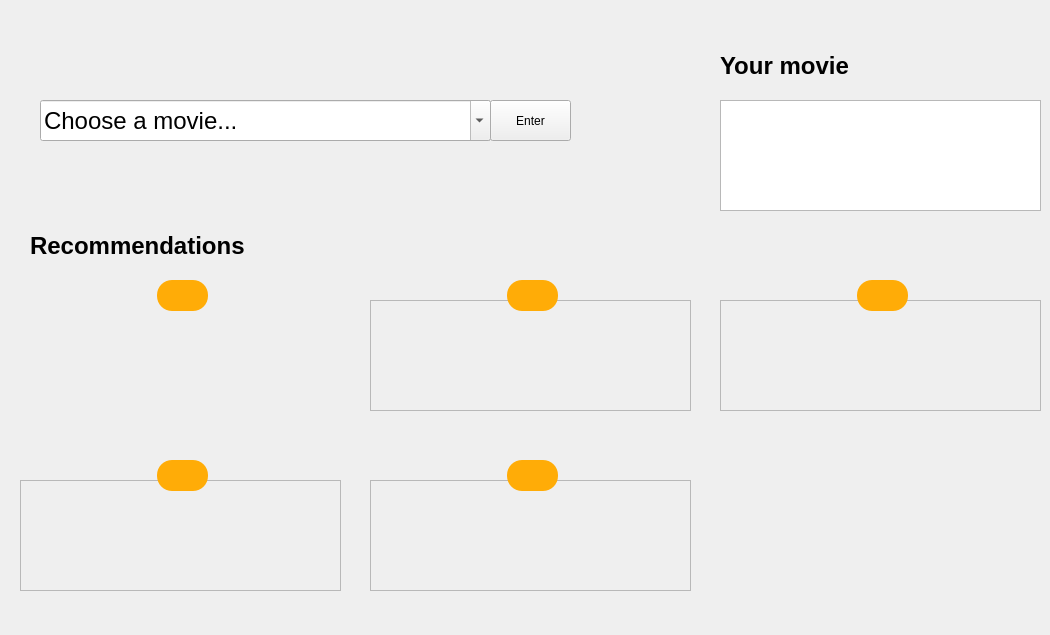
          <widget class="QWidget" name="Actiontab">
           <attribute name="title">
            <string>Tab 2</string>
           </attribute>
           <widget class="QComboBox" name="Movies">
            <property name="geometry">
             <rect>
              <x>40</x>
              <y>100</y>
              <width>451</width>
              <height>41</height>
             </rect>
            </property>
            <property name="font">
             <font>
              <pointsize>18</pointsize>
              <weight>50</weight>
              <bold>false</bold>
             </font>
            </property>
            <property name="editable">
             <bool>true</bool>
            </property>
            <property name="currentText">
             <string>Choose a movie...</string>
            </property>
           </widget>
           <widget class="QLabel" name="Recomendation">
            <property name="geometry">
             <rect>
              <x>720</x>
              <y>40</y>
              <width>191</width>
              <height>51</height>
             </rect>
            </property>
            <property name="font">
             <font>
              <pointsize>18</pointsize>
              <weight>75</weight>
              <bold>true</bold>
             </font>
            </property>
            <property name="text">
             <string>Your movie</string>
            </property>
           </widget>
           <widget class="QPushButton" name="pushButton_3">
            <property name="geometry">
             <rect>
              <x>490</x>
              <y>100</y>
              <width>81</width>
              <height>41</height>
             </rect>
            </property>
            <property name="text">
             <string>Enter</string>
            </property>
            <property name="default">
             <bool>false</bool>
            </property>
            <property name="flat">
             <bool>false</bool>
            </property>
           </widget>
           <widget class="QListWidget" name="listWidget">
            <property name="geometry">
             <rect>
              <x>720</x>
              <y>100</y>
              <width>321</width>
              <height>111</height>
             </rect>
            </property>
           </widget>
           <widget class="QFrame" name="frame_52">
            <property name="geometry">
             <rect>
              <x>157</x>
              <y>280</y>
              <width>51</width>
              <height>31</height>
             </rect>
            </property>
            <property name="styleSheet">
             <string notr="true">border-radius:15px;
background-color: rgb(255, 172, 7);
</string>
            </property>
            <property name="frameShape">
             <enum>QFrame::NoFrame</enum>
            </property>
            <property name="frameShadow">
             <enum>QFrame::Raised</enum>
            </property>
            <widget class="QLabel" name="rating">
             <property name="geometry">
              <rect>
               <x>5</x>
               <y>4</y>
               <width>41</width>
               <height>20</height>
              </rect>
             </property>
             <property name="font">
              <font>
               <pointsize>9</pointsize>
               <weight>75</weight>
               <bold>true</bold>
              </font>
             </property>
             <property name="text">
              <string/>
             </property>
             <property name="alignment">
              <set>Qt::AlignCenter</set>
             </property>
            </widget>
           </widget>
           <widget class="QLabel" name="label_6">
            <property name="geometry">
             <rect>
              <x>20</x>
              <y>300</y>
              <width>321</width>
              <height>111</height>
             </rect>
            </property>
            <property name="frameShape">
             <enum>QFrame::NoFrame</enum>
            </property>
            <property name="text">
             <string/>
            </property>
            <property name="pixmap">
             <pixmap>Captura de ecrã 2020-05-28, às 11.18.43.png</pixmap>
            </property>
            <property name="scaledContents">
             <bool>true</bool>
            </property>
           </widget>
           <widget class="QLabel" name="genrer">
            <property name="geometry">
             <rect>
              <x>20</x>
              <y>430</y>
              <width>321</width>
              <height>16</height>
             </rect>
            </property>
            <property name="font">
             <font>
              <weight>75</weight>
              <bold>true</bold>
             </font>
            </property>
            <property name="styleSheet">
             <string notr="true">color: rgb(107, 134, 153);</string>
            </property>
            <property name="frameShape">
             <enum>QFrame::NoFrame</enum>
            </property>
            <property name="text">
             <string/>
            </property>
           </widget>
           <widget class="QLabel" name="titler">
            <property name="geometry">
             <rect>
              <x>20</x>
              <y>410</y>
              <width>321</width>
              <height>21</height>
             </rect>
            </property>
            <property name="font">
             <font>
              <pointsize>11</pointsize>
              <weight>75</weight>
              <bold>true</bold>
             </font>
            </property>
            <property name="frameShape">
             <enum>QFrame::NoFrame</enum>
            </property>
            <property name="text">
             <string/>
            </property>
           </widget>
           <widget class="QLabel" name="Recomendation_2">
            <property name="geometry">
             <rect>
              <x>30</x>
              <y>220</y>
              <width>231</width>
              <height>51</height>
             </rect>
            </property>
            <property name="font">
             <font>
              <pointsize>18</pointsize>
              <weight>75</weight>
              <bold>true</bold>
             </font>
            </property>
            <property name="text">
             <string>Recommendations</string>
            </property>
           </widget>
           <widget class="QLabel" name="titler4">
            <property name="geometry">
             <rect>
              <x>20</x>
              <y>590</y>
              <width>321</width>
              <height>21</height>
             </rect>
            </property>
            <property name="font">
             <font>
              <pointsize>11</pointsize>
              <weight>75</weight>
              <bold>true</bold>
             </font>
            </property>
            <property name="frameShape">
             <enum>QFrame::NoFrame</enum>
            </property>
            <property name="text">
             <string/>
            </property>
           </widget>
           <widget class="QLabel" name="genrer4">
            <property name="geometry">
             <rect>
              <x>20</x>
              <y>610</y>
              <width>321</width>
              <height>16</height>
             </rect>
            </property>
            <property name="font">
             <font>
              <weight>75</weight>
              <bold>true</bold>
             </font>
            </property>
            <property name="styleSheet">
             <string notr="true">color: rgb(107, 134, 153);</string>
            </property>
            <property name="frameShape">
             <enum>QFrame::NoFrame</enum>
            </property>
            <property name="text">
             <string/>
            </property>
           </widget>
           <widget class="QLabel" name="label_14">
            <property name="geometry">
             <rect>
              <x>20</x>
              <y>480</y>
              <width>321</width>
              <height>111</height>
             </rect>
            </property>
            <property name="frameShape">
             <enum>QFrame::StyledPanel</enum>
            </property>
            <property name="text">
             <string/>
            </property>
            <property name="pixmap">
             <pixmap>Captura de ecrã 2020-05-28, às 11.18.43.png</pixmap>
            </property>
            <property name="scaledContents">
             <bool>true</bool>
            </property>
           </widget>
           <widget class="QFrame" name="frame_57">
            <property name="geometry">
             <rect>
              <x>157</x>
              <y>460</y>
              <width>51</width>
              <height>31</height>
             </rect>
            </property>
            <property name="styleSheet">
             <string notr="true">border-radius:15px;
background-color: rgb(255, 172, 7);
</string>
            </property>
            <property name="frameShape">
             <enum>QFrame::NoFrame</enum>
            </property>
            <property name="frameShadow">
             <enum>QFrame::Raised</enum>
            </property>
            <widget class="QLabel" name="rating4">
             <property name="geometry">
              <rect>
               <x>5</x>
               <y>4</y>
               <width>41</width>
               <height>20</height>
              </rect>
             </property>
             <property name="font">
              <font>
               <pointsize>9</pointsize>
               <weight>75</weight>
               <bold>true</bold>
              </font>
             </property>
             <property name="text">
              <string/>
             </property>
             <property name="alignment">
              <set>Qt::AlignCenter</set>
             </property>
            </widget>
           </widget>
           <widget class="QLabel" name="titler2">
            <property name="geometry">
             <rect>
              <x>370</x>
              <y>410</y>
              <width>321</width>
              <height>21</height>
             </rect>
            </property>
            <property name="font">
             <font>
              <pointsize>11</pointsize>
              <weight>75</weight>
              <bold>true</bold>
             </font>
            </property>
            <property name="frameShape">
             <enum>QFrame::NoFrame</enum>
            </property>
            <property name="text">
             <string/>
            </property>
           </widget>
           <widget class="QLabel" name="genrer2">
            <property name="geometry">
             <rect>
              <x>370</x>
              <y>430</y>
              <width>321</width>
              <height>16</height>
             </rect>
            </property>
            <property name="font">
             <font>
              <weight>75</weight>
              <bold>true</bold>
             </font>
            </property>
            <property name="styleSheet">
             <string notr="true">color: rgb(107, 134, 153);</string>
            </property>
            <property name="frameShape">
             <enum>QFrame::NoFrame</enum>
            </property>
            <property name="text">
             <string/>
            </property>
           </widget>
           <widget class="QLabel" name="genrer5">
            <property name="geometry">
             <rect>
              <x>370</x>
              <y>610</y>
              <width>321</width>
              <height>16</height>
             </rect>
            </property>
            <property name="font">
             <font>
              <weight>75</weight>
              <bold>true</bold>
             </font>
            </property>
            <property name="styleSheet">
             <string notr="true">color: rgb(107, 134, 153);</string>
            </property>
            <property name="frameShape">
             <enum>QFrame::NoFrame</enum>
            </property>
            <property name="text">
             <string/>
            </property>
           </widget>
           <widget class="QFrame" name="frame_58">
            <property name="geometry">
             <rect>
              <x>507</x>
              <y>460</y>
              <width>51</width>
              <height>31</height>
             </rect>
            </property>
            <property name="styleSheet">
             <string notr="true">border-radius:15px;
background-color: rgb(255, 172, 7);
</string>
            </property>
            <property name="frameShape">
             <enum>QFrame::NoFrame</enum>
            </property>
            <property name="frameShadow">
             <enum>QFrame::Raised</enum>
            </property>
            <widget class="QLabel" name="rating5">
             <property name="geometry">
              <rect>
               <x>5</x>
               <y>4</y>
               <width>41</width>
               <height>20</height>
              </rect>
             </property>
             <property name="font">
              <font>
               <pointsize>9</pointsize>
               <weight>75</weight>
               <bold>true</bold>
              </font>
             </property>
             <property name="text">
              <string/>
             </property>
             <property name="alignment">
              <set>Qt::AlignCenter</set>
             </property>
            </widget>
           </widget>
           <widget class="QLabel" name="titler5">
            <property name="geometry">
             <rect>
              <x>370</x>
              <y>590</y>
              <width>321</width>
              <height>21</height>
             </rect>
            </property>
            <property name="font">
             <font>
              <pointsize>11</pointsize>
              <weight>75</weight>
              <bold>true</bold>
             </font>
            </property>
            <property name="frameShape">
             <enum>QFrame::NoFrame</enum>
            </property>
            <property name="text">
             <string/>
            </property>
           </widget>
           <widget class="QLabel" name="label_15">
            <property name="geometry">
             <rect>
              <x>370</x>
              <y>300</y>
              <width>321</width>
              <height>111</height>
             </rect>
            </property>
            <property name="frameShape">
             <enum>QFrame::StyledPanel</enum>
            </property>
            <property name="text">
             <string/>
            </property>
            <property name="pixmap">
             <pixmap>Captura de ecrã 2020-05-28, às 11.18.43.png</pixmap>
            </property>
            <property name="scaledContents">
             <bool>true</bool>
            </property>
           </widget>
           <widget class="QLabel" name="label_16">
            <property name="geometry">
             <rect>
              <x>370</x>
              <y>480</y>
              <width>321</width>
              <height>111</height>
             </rect>
            </property>
            <property name="frameShape">
             <enum>QFrame::StyledPanel</enum>
            </property>
            <property name="text">
             <string/>
            </property>
            <property name="pixmap">
             <pixmap>Captura de ecrã 2020-05-28, às 11.18.43.png</pixmap>
            </property>
            <property name="scaledContents">
             <bool>true</bool>
            </property>
           </widget>
           <widget class="QFrame" name="frame_59">
            <property name="geometry">
             <rect>
              <x>507</x>
              <y>280</y>
              <width>51</width>
              <height>31</height>
             </rect>
            </property>
            <property name="styleSheet">
             <string notr="true">border-radius:15px;
background-color: rgb(255, 172, 7);
</string>
            </property>
            <property name="frameShape">
             <enum>QFrame::NoFrame</enum>
            </property>
            <property name="frameShadow">
             <enum>QFrame::Raised</enum>
            </property>
            <widget class="QLabel" name="rating2">
             <property name="geometry">
              <rect>
               <x>5</x>
               <y>4</y>
               <width>41</width>
               <height>20</height>
              </rect>
             </property>
             <property name="font">
              <font>
               <pointsize>9</pointsize>
               <weight>75</weight>
               <bold>true</bold>
              </font>
             </property>
             <property name="text">
              <string/>
             </property>
             <property name="alignment">
              <set>Qt::AlignCenter</set>
             </property>
            </widget>
           </widget>
           <widget class="QLabel" name="titler3">
            <property name="geometry">
             <rect>
              <x>720</x>
              <y>410</y>
              <width>321</width>
              <height>21</height>
             </rect>
            </property>
            <property name="font">
             <font>
              <pointsize>11</pointsize>
              <weight>75</weight>
              <bold>true</bold>
             </font>
            </property>
            <property name="frameShape">
             <enum>QFrame::NoFrame</enum>
            </property>
            <property name="text">
             <string/>
            </property>
           </widget>
           <widget class="QLabel" name="genrer3">
            <property name="geometry">
             <rect>
              <x>720</x>
              <y>430</y>
              <width>321</width>
              <height>16</height>
             </rect>
            </property>
            <property name="font">
             <font>
              <weight>75</weight>
              <bold>true</bold>
             </font>
            </property>
            <property name="styleSheet">
             <string notr="true">color: rgb(107, 134, 153);</string>
            </property>
            <property name="frameShape">
             <enum>QFrame::NoFrame</enum>
            </property>
            <property name="text">
             <string/>
            </property>
           </widget>
           <widget class="QLabel" name="label_17">
            <property name="geometry">
             <rect>
              <x>720</x>
              <y>300</y>
              <width>321</width>
              <height>111</height>
             </rect>
            </property>
            <property name="frameShape">
             <enum>QFrame::StyledPanel</enum>
            </property>
            <property name="text">
             <string/>
            </property>
            <property name="pixmap">
             <pixmap>Captura de ecrã 2020-05-28, às 11.18.43.png</pixmap>
            </property>
            <property name="scaledContents">
             <bool>true</bool>
            </property>
           </widget>
           <widget class="QFrame" name="frame_60">
            <property name="geometry">
             <rect>
              <x>857</x>
              <y>280</y>
              <width>51</width>
              <height>31</height>
             </rect>
            </property>
            <property name="styleSheet">
             <string notr="true">border-radius:15px;
background-color: rgb(255, 172, 7);
</string>
            </property>
            <property name="frameShape">
             <enum>QFrame::NoFrame</enum>
            </property>
            <property name="frameShadow">
             <enum>QFrame::Raised</enum>
            </property>
            <widget class="QLabel" name="rating3">
             <property name="geometry">
              <rect>
               <x>5</x>
               <y>4</y>
               <width>41</width>
               <height>20</height>
              </rect>
             </property>
             <property name="font">
              <font>
               <pointsize>9</pointsize>
               <weight>75</weight>
               <bold>true</bold>
              </font>
             </property>
             <property name="text">
              <string/>
             </property>
             <property name="alignment">
              <set>Qt::AlignCenter</set>
             </property>
            </widget>
           </widget>
           <widget class="QPushButton" name="pushButton_4">
            <property name="geometry">
             <rect>
              <x>30</x>
              <y>370</y>
              <width>32</width>
              <height>32</height>
             </rect>
            </property>
            <property name="layoutDirection">
             <enum>Qt::LeftToRight</enum>
            </property>
            <property name="autoFillBackground">
             <bool>true</bool>
            </property>
            <property name="styleSheet">
             <string notr="true">background-color: rgb(255, 255, 255);</string>
            </property>
            <property name="text">
             <string/>
            </property>
            <property name="icon">
             <iconset>
              <normaloff>../../../Downloads/video-play-3-32 (1).png</normaloff>../../../Downloads/video-play-3-32 (1).png</iconset>
            </property>
            <property name="iconSize">
             <size>
              <width>30</width>
              <height>30</height>
             </size>
            </property>
            <property name="autoExclusive">
             <bool>false</bool>
            </property>
            <property name="autoDefault">
             <bool>false</bool>
            </property>
            <property name="default">
             <bool>false</bool>
            </property>
            <property name="flat">
             <bool>true</bool>
            </property>
           </widget>
           <widget class="QPushButton" name="pushButton_5">
            <property name="geometry">
             <rect>
              <x>30</x>
              <y>550</y>
              <width>32</width>
              <height>32</height>
             </rect>
            </property>
            <property name="layoutDirection">
             <enum>Qt::LeftToRight</enum>
            </property>
            <property name="autoFillBackground">
             <bool>false</bool>
            </property>
            <property name="styleSheet">
             <string notr="true">background-color: rgb(255, 255, 255);</string>
            </property>
            <property name="text">
             <string/>
            </property>
            <property name="icon">
             <iconset>
              <normaloff>../../../Downloads/video-play-3-32 (1).png</normaloff>../../../Downloads/video-play-3-32 (1).png</iconset>
            </property>
            <property name="iconSize">
             <size>
              <width>30</width>
              <height>30</height>
             </size>
            </property>
            <property name="autoExclusive">
             <bool>false</bool>
            </property>
            <property name="autoDefault">
             <bool>false</bool>
            </property>
            <property name="default">
             <bool>false</bool>
            </property>
            <property name="flat">
             <bool>true</bool>
            </property>
           </widget>
           <widget class="QPushButton" name="pushButton_6">
            <property name="geometry">
             <rect>
              <x>380</x>
              <y>370</y>
              <width>32</width>
              <height>32</height>
             </rect>
            </property>
            <property name="layoutDirection">
             <enum>Qt::LeftToRight</enum>
            </property>
            <property name="autoFillBackground">
             <bool>false</bool>
            </property>
            <property name="styleSheet">
             <string notr="true">background-color: rgb(255, 255, 255);</string>
            </property>
            <property name="text">
             <string/>
            </property>
            <property name="icon">
             <iconset>
              <normaloff>../../../Downloads/video-play-3-32 (1).png</normaloff>../../../Downloads/video-play-3-32 (1).png</iconset>
            </property>
            <property name="iconSize">
             <size>
              <width>30</width>
              <height>30</height>
             </size>
            </property>
            <property name="autoExclusive">
             <bool>false</bool>
            </property>
            <property name="autoDefault">
             <bool>false</bool>
            </property>
            <property name="default">
             <bool>false</bool>
            </property>
            <property name="flat">
             <bool>true</bool>
            </property>
           </widget>
           <widget class="QPushButton" name="pushButton_7">
            <property name="geometry">
             <rect>
              <x>380</x>
              <y>550</y>
              <width>32</width>
              <height>32</height>
             </rect>
            </property>
            <property name="layoutDirection">
             <enum>Qt::LeftToRight</enum>
            </property>
            <property name="autoFillBackground">
             <bool>false</bool>
            </property>
            <property name="styleSheet">
             <string notr="true">background-color: rgb(255, 255, 255);</string>
            </property>
            <property name="text">
             <string/>
            </property>
            <property name="icon">
             <iconset>
              <normaloff>../../../Downloads/video-play-3-32 (1).png</normaloff>../../../Downloads/video-play-3-32 (1).png</iconset>
            </property>
            <property name="iconSize">
             <size>
              <width>30</width>
              <height>30</height>
             </size>
            </property>
            <property name="autoExclusive">
             <bool>false</bool>
            </property>
            <property name="autoDefault">
             <bool>false</bool>
            </property>
            <property name="default">
             <bool>false</bool>
            </property>
            <property name="flat">
             <bool>true</bool>
            </property>
           </widget>
           <widget class="QPushButton" name="pushButton_8">
            <property name="geometry">
             <rect>
              <x>730</x>
              <y>370</y>
              <width>32</width>
              <height>32</height>
             </rect>
            </property>
            <property name="layoutDirection">
             <enum>Qt::LeftToRight</enum>
            </property>
            <property name="autoFillBackground">
             <bool>false</bool>
            </property>
            <property name="styleSheet">
             <string notr="true">background-color: rgb(255, 255, 255);</string>
            </property>
            <property name="text">
             <string/>
            </property>
            <property name="icon">
             <iconset>
              <normaloff>../../../Downloads/video-play-3-32 (1).png</normaloff>../../../Downloads/video-play-3-32 (1).png</iconset>
            </property>
            <property name="iconSize">
             <size>
              <width>30</width>
              <height>30</height>
             </size>
            </property>
            <property name="autoExclusive">
             <bool>false</bool>
            </property>
            <property name="autoDefault">
             <bool>false</bool>
            </property>
            <property name="default">
             <bool>false</bool>
            </property>
            <property name="flat">
             <bool>true</bool>
            </property>
           </widget>
           <zorder>Movies</zorder>
           <zorder>Recomendation</zorder>
           <zorder>pushButton_3</zorder>
           <zorder>listWidget</zorder>
           <zorder>label_6</zorder>
           <zorder>frame_52</zorder>
           <zorder>genrer</zorder>
           <zorder>titler</zorder>
           <zorder>Recomendation_2</zorder>
           <zorder>titler4</zorder>
           <zorder>genrer4</zorder>
           <zorder>label_14</zorder>
           <zorder>frame_57</zorder>
           <zorder>titler2</zorder>
           <zorder>genrer2</zorder>
           <zorder>genrer5</zorder>
           <zorder>titler5</zorder>
           <zorder>label_15</zorder>
           <zorder>label_16</zorder>
           <zorder>frame_59</zorder>
           <zorder>frame_58</zorder>
           <zorder>titler3</zorder>
           <zorder>genrer3</zorder>
           <zorder>label_17</zorder>
           <zorder>frame_60</zorder>
           <zorder>pushButton_4</zorder>
           <zorder>pushButton_5</zorder>
           <zorder>pushButton_6</zorder>
           <zorder>pushButton_7</zorder>
           <zorder>pushButton_8</zorder>
          </widget>
